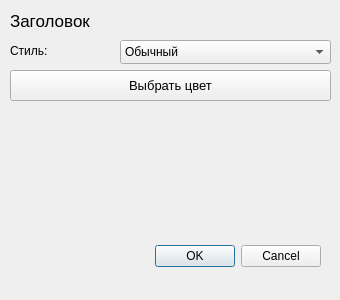
<?xml version="1.0" encoding="UTF-8"?>
<ui version="4.0">
 <class>BrushDialog</class>
 <widget class="QDialog" name="BrushDialog">
  <property name="geometry">
   <rect>
    <x>0</x>
    <y>0</y>
    <width>340</width>
    <height>300</height>
   </rect>
  </property>
  <property name="windowTitle">
   <string>Dialog</string>
  </property>
  <widget class="QDialogButtonBox" name="buttonBox">
   <property name="geometry">
    <rect>
     <x>30</x>
     <y>240</y>
     <width>291</width>
     <height>32</height>
    </rect>
   </property>
   <property name="orientation">
    <enum>Qt::Horizontal</enum>
   </property>
   <property name="standardButtons">
    <set>QDialogButtonBox::Cancel|QDialogButtonBox::Ok</set>
   </property>
  </widget>
  <widget class="QLabel" name="labelHeader">
   <property name="geometry">
    <rect>
     <x>10</x>
     <y>10</y>
     <width>93</width>
     <height>21</height>
    </rect>
   </property>
   <property name="font">
    <font>
     <pointsize>13</pointsize>
    </font>
   </property>
   <property name="text">
    <string>Заголовок</string>
   </property>
  </widget>
  <widget class="QPushButton" name="pushButtonColor">
   <property name="geometry">
    <rect>
     <x>10</x>
     <y>70</y>
     <width>321</width>
     <height>31</height>
    </rect>
   </property>
   <property name="font">
    <font>
     <pointsize>10</pointsize>
    </font>
   </property>
   <property name="autoFillBackground">
    <bool>true</bool>
   </property>
   <property name="text">
    <string>Выбрать цвет</string>
   </property>
  </widget>
  <widget class="QLabel" name="labelStyle">
   <property name="geometry">
    <rect>
     <x>10</x>
     <y>40</y>
     <width>101</width>
     <height>21</height>
    </rect>
   </property>
   <property name="text">
    <string>Стиль:</string>
   </property>
  </widget>
  <widget class="QComboBox" name="comboBoxStyle">
   <property name="geometry">
    <rect>
     <x>120</x>
     <y>40</y>
     <width>211</width>
     <height>24</height>
    </rect>
   </property>
   <property name="currentIndex">
    <number>1</number>
   </property>
   <item>
    <property name="text">
     <string>Без заливки</string>
    </property>
   </item>
   <item>
    <property name="text">
     <string>Обычный</string>
    </property>
   </item>
   <item>
    <property name="text">
     <string>Плотность 1</string>
    </property>
   </item>
   <item>
    <property name="text">
     <string>Плотность 2</string>
    </property>
   </item>
   <item>
    <property name="text">
     <string>Плотность 3</string>
    </property>
   </item>
   <item>
    <property name="text">
     <string>Плотность 4</string>
    </property>
   </item>
   <item>
    <property name="text">
     <string>Плотность 5</string>
    </property>
   </item>
   <item>
    <property name="text">
     <string>Плотность 6</string>
    </property>
   </item>
   <item>
    <property name="text">
     <string>Плотность 7</string>
    </property>
   </item>
   <item>
    <property name="text">
     <string>Гор. штрих</string>
    </property>
   </item>
   <item>
    <property name="text">
     <string>Верт. штрих</string>
    </property>
   </item>
   <item>
    <property name="text">
     <string>Клетка</string>
    </property>
   </item>
   <item>
    <property name="text">
     <string>Диаг. штрих 1</string>
    </property>
   </item>
   <item>
    <property name="text">
     <string>Диаг. штрих 2</string>
    </property>
   </item>
   <item>
    <property name="text">
     <string>Диаг. штрих 3</string>
    </property>
   </item>
  </widget>
 </widget>
 <resources/>
 <connections>
  <connection>
   <sender>buttonBox</sender>
   <signal>accepted()</signal>
   <receiver>BrushDialog</receiver>
   <slot>accept()</slot>
   <hints>
    <hint type="sourcelabel">
     <x>248</x>
     <y>254</y>
    </hint>
    <hint type="destinationlabel">
     <x>157</x>
     <y>274</y>
    </hint>
   </hints>
  </connection>
  <connection>
   <sender>buttonBox</sender>
   <signal>rejected()</signal>
   <receiver>BrushDialog</receiver>
   <slot>reject()</slot>
   <hints>
    <hint type="sourcelabel">
     <x>316</x>
     <y>260</y>
    </hint>
    <hint type="destinationlabel">
     <x>286</x>
     <y>274</y>
    </hint>
   </hints>
  </connection>
 </connections>
</ui>
